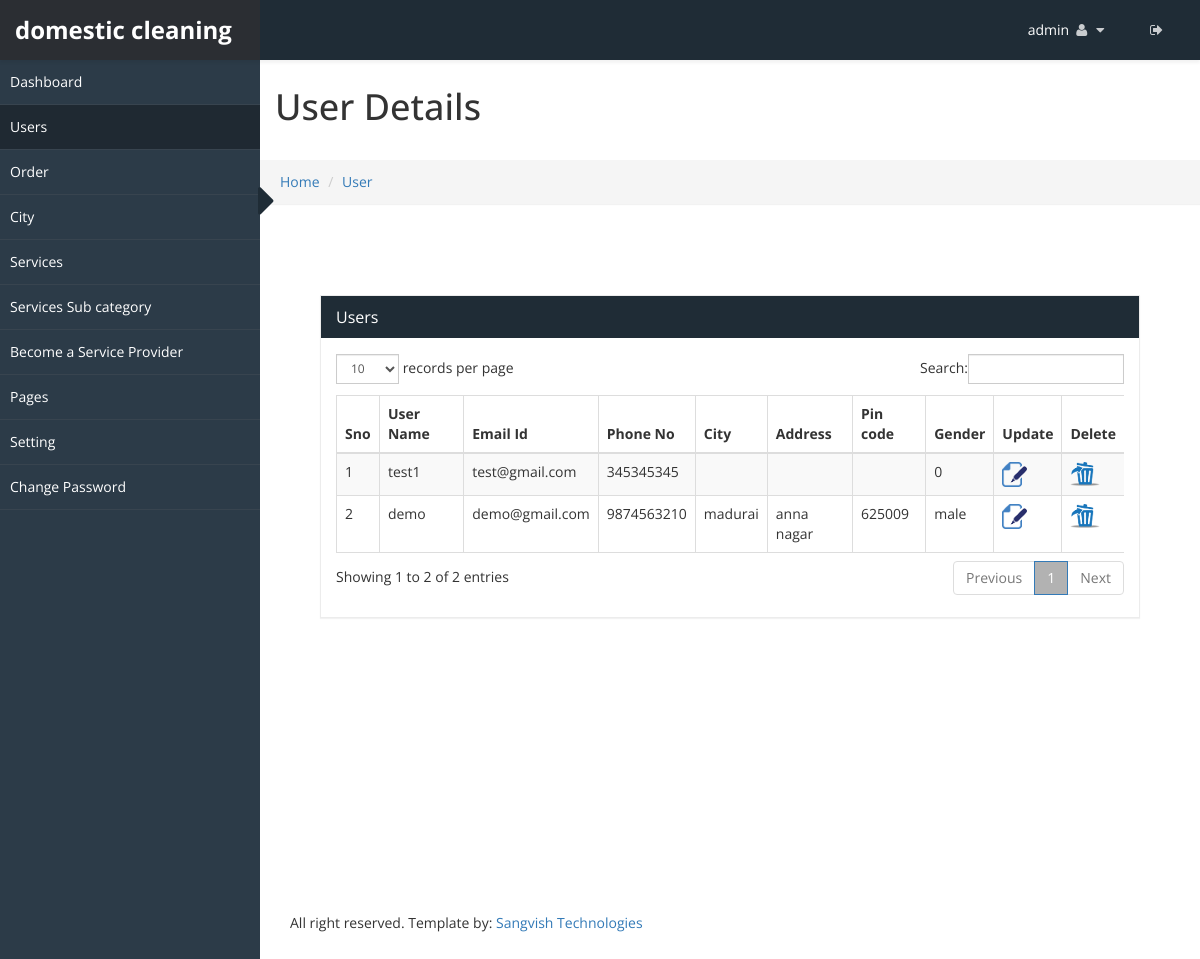
The app's page /admincp/users.php (signed in), older data.
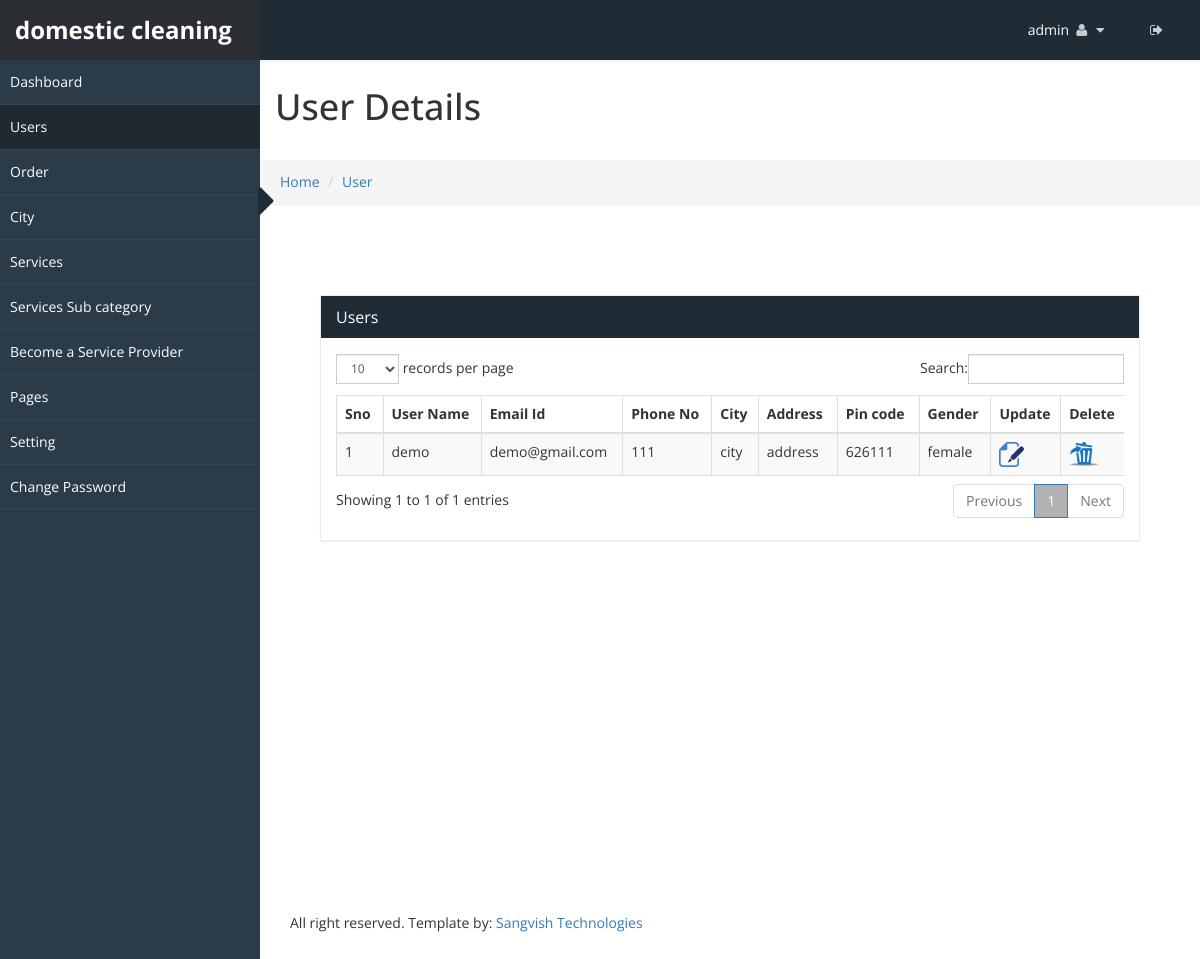
The same page, newer data.
### tables this page shows
CREATE TABLE `sv_admin_login` (
  `admin_id` int(20) NOT NULL,
  `user_name` varchar(255) NOT NULL,
  `password` varchar(255) NOT NULL,
  `email_id` varchar(255) NOT NULL,
  `site_name` varchar(255) NOT NULL,
  `logo` varchar(255) NOT NULL,
  `favicon` varchar(255) NOT NULL,
  `site_desc` varchar(255) NOT NULL,
  `keyword` varchar(255) NOT NULL,
  `site_url` varchar(255) NOT NULL,
  `paypal_id` varchar(200) NOT NULL,
  `currency_mode` varchar(200) NOT NULL,
  `paypal_site_mode` varchar(200) NOT NULL
);

CREATE TABLE `sv_user_profile` (
  `signup_id` int(25) NOT NULL,
  `name` varchar(255) NOT NULL,
  `email_id` varchar(255) NOT NULL,
  `password` varchar(255) NOT NULL,
  `phone_no` varchar(255) NOT NULL,
  `city` varchar(255) NOT NULL,
  `address` varchar(255) NOT NULL,
  `pin_code` varchar(255) NOT NULL,
  `gender` int(25) NOT NULL,
  `date` date NOT NULL,
  `updat_time` date NOT NULL
);

### admincp/users.php (the view, shortened to what this page needs)
<!DOCTYPE html>
<html xmlns="http://www.w3.org/1999/xhtml">
<?php include("../connection.php"); ?>
<?php
	$page = 'users';
?>
<body>
    <div id="wrapper">
        <?php include("top_menu.php") ?>
        <?php include("side_menu.php") ?>
        <div id="page-wrapper" >
		  <div class="header">
                        <h1 class="page-header">
                            User Details
                        </h1>
						<ol class="breadcrumb">
					  <li><a href="#">Home</a></li>
					  <li><a href="#">User</a></li>
					</ol>
		</div>
            <div id="page-inner">
			    <div class="panel-body">
				<div class="col-lg-2 col-md-2 col-sm-2"></div>
				</div>
            <div id="page-inner">
            <div class="row">
                <div class="col-md-12">
                    <div class="panel panel-default">
                        <div class="panel-heading">
                             Users
                        </div>
                        <div class="panel-body">
                            <div class="table-responsive">
                                <table class="table table-striped table-bordered table-hover"  id="dataTables-example">
                                    <thead>
                                        <tr>
                                           <th>Sno</th>
											<th>User Name</th>
											<th>Email Id</th>
											<th>Phone No</th>
											<th>City</th>
											<th>Address</th>
											<th>Pin code</th>
											<th>Gender</th>
											<th>Update</th>
											<th>Delete</th>
                                        </tr>
                                    </thead>
									<tbody>
									<?php
									$sno=0;
									$res=mysqli_query($con, "select * from sv_user_profile ORDER BY signup_id DESC");
									while($row=mysqli_fetch_array($res))
									{
										$sno++;
										$signup_id=$row['signup_id'];
										$name=$row['name'];
										$gender=mysqli_real_escape_string($con, $row['gender']);
										if($gender==1)
											$gender="male";
										else if($gender==2)
											$gender="female";
									?>
										<tr>
											<td><?php echo $sno; ?></td>
											<td><?php echo $name; ?></td>
											<td><?php echo $row['email_id']; ?></td>
											<td><?php echo $row['phone_no']; ?></td>
											<td><?php echo $row['city']; ?></td>
											<td><?php echo $row['address']; ?></td>
											<td><?php echo $row['pin_code']; ?></td>
											<td><?php echo $gender; ?></td>
											<td><a href="users.php?uid=<?php echo $signup_id;?>"><img src="images/file_edit.png"  alt="update" title="update" ></a></td>
											<td><a href="javascript:user_del('<?php echo $signup_id;?>');"><img src="images/delete.png" alt="" title="delete"></a></td>
										</tr>
										<?php } ?>
									</tbody>
                                </table>
                            </div>
                        </div>
                    </div>
                </div>
            </div>
                   </div>
				   <?php include("footer.php") ?>
    </div>
            </div>
</body>
</html>

### admincp/top_menu.php (shortened to what this page needs)
<?php
 $res=mysqli_fetch_array(mysqli_query($con, "select * from sv_admin_login"));
	$site_name=mysqli_real_escape_string($con, $res['site_name']);
	$site_url=mysqli_real_escape_string($con, $res['site_url']);
?>
<head>
    <link href="css/bootstrap.css" rel="stylesheet" />
    <link href="css/font-awesome.css" rel="stylesheet" />
    <link href="css/custom-styles.css" rel="stylesheet" />
    <link href="js/dataTables/dataTables.bootstrap.css" rel="stylesheet" />
	    <link href="css/style.css" rel="stylesheet" />
    <link rel="stylesheet" href="js/Lightweight-Chart/cssCharts.css">
	    <link href="css/style.css" rel="stylesheet" />
		<link href="http://www.jqueryscript.net/css/jquerysctipttop.css" rel="stylesheet" type="text/css">
<link rel="stylesheet" type="text/css" href="css/livegraph.css" />
</head>
<?php include("../connection.php");
if(!isset($_SESSION['user_nam']))
	header("Location:index.php");
else
{
	$user_name=mysqli_real_escape_string($con, $_SESSION['user_nam']);
	$res=mysqli_fetch_array(mysqli_query($con, "select * from sv_admin_login where user_name='$user_name'"));
	$uname=mysqli_real_escape_string($con, $res['user_name']);
}
?>
<nav class="navbar navbar-default top-navbar" role="navigation">
            <div class="navbar-header">
                <a class="navbar-brand" href="<?php echo $site_url;?>"><strong><?php echo $site_name; ?></strong></a>
            </div>
            <ul class="nav navbar-top-links navbar-right">
                 <li class="dropdown">
                    <a class="dropdown-toggle" data-toggle="dropdown" href="#" aria-expanded="false">
					<span><?php echo $uname;?></span>
                        <i class="fa fa-user fa-fw"></i> <i class="fa fa-caret-down"></i>
                    </a>
                </li>
				 <li class="dropdown">
                    <a href="logout.php">
                        <i class="fa fa-sign-out" aria-hidden="true"></i>
                    </a>
                </li>
            </ul>
        </nav>

### admincp/side_menu.php (shortened to what this page needs)
 <nav class="navbar-default navbar-side" role="navigation">
		<div id="sideNav" href="#"><i class="fa fa-caret-right"></i></div>
            <div class="sidebar-collapse">
                <ul class="mainmenu nav" >
	<li class="menuitem <?php if($page=='dashboard'){echo 'active';}?>" >
		<a href="dashboard.php"><span>Dashboard</span></a>
	</li>
	<li class="menuitem <?php if($page=='users'){echo 'active';}?>" >
		<a href="users.php"><span>Users</span></a>
	</li>
	<li class="menuitem <?php if($page=='order'){echo 'active';}?>" >
		<a href="order.php"><span>Order</span></a>
	</li>
	<li class="menuitem <?php if($page=='city'){echo 'active';}?>" >
		<a href="city.php"><span>City</span></a>
	</li>
	<li class="menuitem <?php if($page=='services'){echo 'active';}?>" >
		<a href="services.php"><span>Services</span></a>
	</li>
	<li class="menuitem <?php if($page=='services_sub'){echo 'active';}?>" >
		<a href="services_sub.php"><span>Services Sub category</span></a>
	</li>
	<li class="menuitem <?php if($page=='cleaner'){echo 'active';}?>" >
		<a href="cleaner.php"><span>Become a Service Provider</span></a>
	</li>
	<li class="menuitem <?php if($page=='pages'){echo 'active';}?>" >
		<a href="pages.php"><span>Pages</span></a>
	</li>
	<li class="menuitem <?php if($page=='setting'){echo 'active';}?>" >
		<a href="setting.php"><span>Setting</span></a>
	</li>
	<li class="menuitem <?php if($page=='change password'){echo 'active';}?>" >
		<a href="change_pwd.php"><span>Change Password</span></a>
	</li>
</ul>
            </div>
  </nav>

### admincp/footer.php
<footer><p>All right reserved. Template by: <a href="http://sangvish.com/" target="_blank">Sangvish Technologies</a></p>
</footer>

### admincp/css/custom-styles.css (style rules this page uses)
body { font-family: 'Open Sans', sans-serif; background: #fff; }
#wrapper { width: 100%; }
#page-wrapper { padding: 15px 15px; min-height: 600px; background: #fff; }
#page-inner { width:100%; margin:10px 20px 10px 0px; padding: 15px 30px; min-height:600px; }
h1, .h1, h2, .h2, h3, .h3 { margin-top: 7px; }
body { overflow-x:hidden; }
p { font-size:16px; line-height:25px; padding-top:20px; }
.navbar-side { z-index: 0; }
.panel { border-radius:0px; }
.top-navbar { position: fixed; width: 100%; z-index: 300; -webkit-box-shadow: 0 3px 3px rgba(0, 0, 0, 0.05); -moz-box-shadow: 0 3px 3px rgba(0, 0, 0, 0.05); box-shadow: 0 3px 3px rgba(0, 0, 0, 0.05); }
.navbar-side { z-index: 1; position: fixed; width: 260px; top: 60px; }
#page-wrapper { position: relative; top: 55px; box-shadow: 0 0 10px #757575; -moz-box-shadow: 0 0 10px #757575; -webkit-box-shadow: 0 0 10px #757575; }
.breadcrumb { padding: 12px 10px 12px 20px; margin-bottom: 20px; list-style: none; border-radius: 0; -webkit-box-shadow: 0 1px 1px rgba(0,0,0,.05); box-shadow: 0 1px 1px rgba(0,0,0,.05); }
.page-header { padding-bottom: 9px; margin: 0; border-bottom: 1px solid transparent; text-align: left;background-color: #fff;padding: 32px 22px 32px 15px; }
.panel-default { border-color: #ECECEC; }
.panel-default > .panel-heading { color: #FFF; border-color: #FFF; background: #1F2C36 none repeat scroll 0 0; font-size: 16px; }
footer p { font-size: 14px; }
.top-navbar { margin:0px; padding:0px 30px 0 0; }
.top-navbar .navbar-brand { color: #fff; width: 260px; text-align: left; height: 60px; font-size: 24px; font-weight: 700; line-height: 30px; background: #1F2C36; }
.top-navbar .nav > li { position: relative; display: inline-block; margin: 0px; padding: 0px; }
.top-navbar .nav > li > a { position: relative; display: block; padding: 20px; color: #FFFFFF; margin: 0px; }
.sidebar-collapse , .sidebar-collapse .nav { background:none; }
.sidebar-collapse .nav { padding:0; }
.sidebar-collapse .nav > li > a { color: #FFFFFF; background:transparent; text-shadow:none; }
.sidebar-collapse > .nav > li > a { padding: 12px 10px; }
.sidebar-collapse > .nav > li { border-bottom: 1px solid rgba(107, 108, 109, 0.19); }
.navbar-side { border:none; background: #2C3B48 none repeat scroll 0 0;height:100%; }
.top-navbar { background: #1F2C36; border-bottom:none; }
.top-navbar .nav > li > a > i { margin-right: 2px; }
.navbar-default { border:0px solid black; }
.navbar-header { background: transparent; }
.nav > li > a > i { margin-right:10px; color: rgba(255, 255, 255, 0.76); }
#sideNav { position: absolute; right: -12px; z-index: 3; top: 117px; color: #1F2C36; cursor:pointer; border-radius: 0; width: 14px; font-size: 48px; line-height: 0; }
@media (min-width:768px) { #page-wrapper { margin: 0 0 0 260px; padding: 0; min-height: 1200px; } }
@media (min-width:768px) { .navbar-side { width: 260px; z-index: 1; } }
@media (min-width:768px) { .navbar { border-radius: 0px; } }

### admincp/css/livegraph.css (style rules this page uses)
table { border-collapse: collapse; }
table, th, td { border: 1px solid black; padding: 4px; }

### admincp/side_menu.php (style rules this page uses)
.active a { background:rgba(0,0,0,0.3) none repeat scroll 0 0 !important; color: #000; }

Row changes from the older to the newer data that the page shows:
removed sv_user_profile: name "test1", email "test@gmail.com", phone_no "345345345", gender "0"
changed sv_user_profile "demo": phone_no "9874563210" → "111"; city "madurai" → "city"; address "anna nagar" → "address"; pin_code "625009" → "626111"; gender "male" → "female"
Text that changed along with them:
text written by a page script: "records per page Search: Showing 1 to 2 of 2 entries Previous 1 Next" → "records per page Search: Showing 1 to 1 of 1 entries Previous 1 Next"
